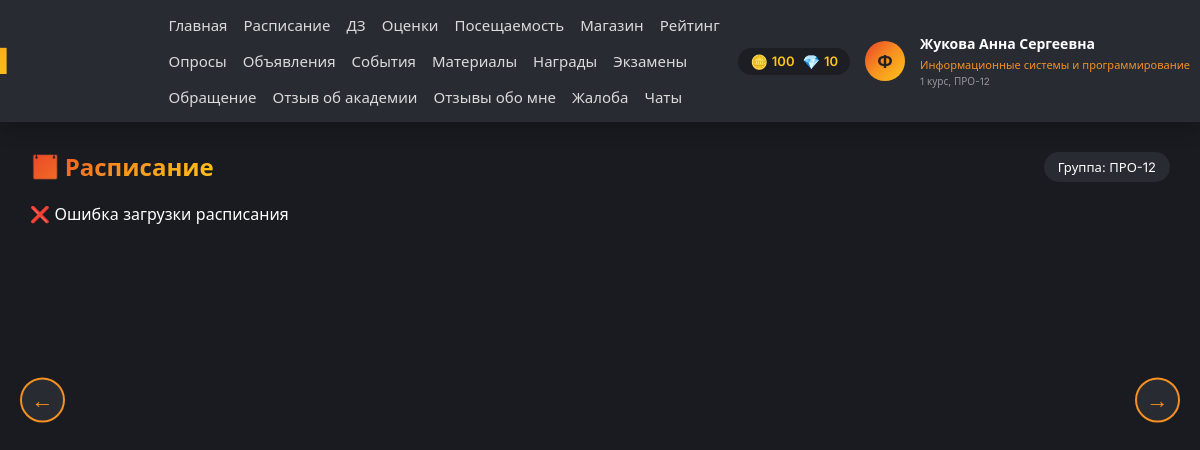
The app's page /schedule/ (signed in), older data.
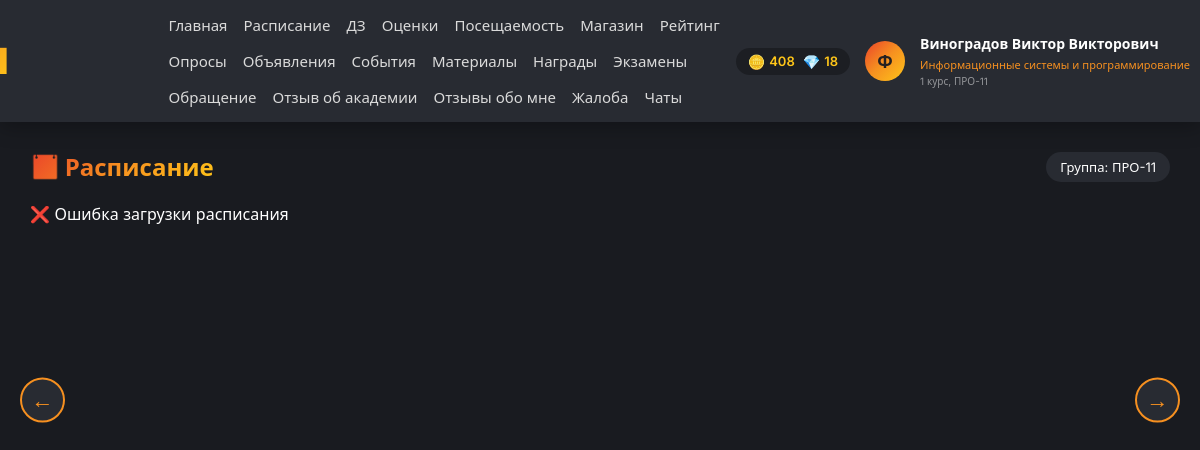
The same page, newer data.
### app/models.py (models this page shows, shortened)
class Autoriz(models.Model):
    user = models.CharField(unique=True, max_length=30, blank=False, null=True, error_messages={'max_length': 'Длина имени не может содержать более 30 символов', 'blank': 'Напишите имя.', 'null': 'Напишите имя.'}, verbose_name='Имя аккаунта')
    password = models.CharField(max_length=120, blank=False, null=False, error_messages={'max_length': 'Длина пароля не может содержать более 40 символов', 'blank': 'Напишите пароль.', 'null': 'Напишите пароль.'}, verbose_name='Пароль от аккаунта')
    email = models.EmailField(unique=True, max_length=100, blank=False, null=False, error_messages={'max_length': 'Длина почты не может содержать более 100 символов', 'blank': 'Напишите почту.', 'null': 'Напишите почту.'}, verbose_name='Почта от аккаунта')
    birth_date = models.DateField(null=True, blank=True, verbose_name='Дата рождения')
    gender = models.CharField(max_length=1, choices=[('M', 'Мужской'), ('F', 'Женский')], blank=True, verbose_name='Пол')
    phone = models.CharField(max_length=20, blank=True, verbose_name='Номер телефона')
    hide_phone = models.BooleanField(default=False, verbose_name='Скрыть номер телефона')
    class Meta:
        db_table = 'List_of_users'
        verbose_name = 'Пользователь'
        verbose_name_plural = 'Пользователи'
    def get_full_name(self):
        try:
            student = Student.objects.get(autoriz=self)
            return f"{student.surname} {student.name} {student.patronymic}".strip()
        except Student.DoesNotExist:
            try:
                professor = Professor.objects.get(autoriz=self)
                return f"{professor.surname} {professor.name} {professor.patronymic}".strip()
            except Professor.DoesNotExist:
                try:
                    staff = AcademicStaff.objects.get(autoriz=self)
                    return f"{staff.surname} {staff.name} {staff.patronymic}".strip()
                except AcademicStaff.DoesNotExist:
                    return self.user

class Student(models.Model):
    name = models.CharField(max_length=30, blank=False, null=False, verbose_name='Имя студента')
    surname = models.CharField(max_length=30, blank=False, null=False, verbose_name='Фамилия студента')
    patronymic = models.CharField(max_length=40, blank=False, null=False, verbose_name='Отчество студента')
    autoriz = models.ForeignKey(Autoriz, on_delete=models.CASCADE, verbose_name='Пользователь')
    group = models.ForeignKey(Group, on_delete=models.CASCADE, null=True, blank=True, verbose_name='Группа')
    class Meta:
        db_table = 'List_of_students'
        verbose_name = 'Студент'
        verbose_name_plural = 'Студенты'

class Group(models.Model):
    name = models.CharField(max_length=20, verbose_name='Название группы')
    course = models.ForeignKey(Course, on_delete=models.CASCADE, verbose_name='Курс')
    direction = models.ForeignKey(Direction, on_delete=models.CASCADE, verbose_name='Направление')
    academic_year = models.CharField(max_length=9, verbose_name='Учебный год')
    class Meta:
        db_table = 'List_of_groups'
        verbose_name = 'Группа'
        verbose_name_plural = 'Группы'
        unique_together = ['course', 'direction', 'name']

### app/views.py (the view)
# urls.py: path('schedule/', views.schedule_view, name='schedule_view'),
def schedule_view(request, group_id=None):
    if 'user_id' not in request.session:
        return redirect('autoriz_view')
    context = get_user_context(request)
    user = context.get('user')
    group = None
    schedules = []
    try:
        student = Student.objects.get(autoriz=user)
        group = student.group
        context['user_role'] = 'student'
        schedules = Schedule.objects.filter(group=group, is_active=True).order_by('-week_start_date')
        weekdays = [(1, 'Понедельник'), (2, 'Вторник'), (3, 'Среда'), (4, 'Четверг'), (5, 'Пятница'), (6, 'Суббота'), (7, 'Воскресенье')]
        context['schedules'] = schedules
        context['group'] = group
        context['weekdays'] = weekdays
        return render(request, 'schedule.html', context)
    except Student.DoesNotExist:
        try:
            professor = Professor.objects.get(autoriz=user)
            context['user_role'] = 'professor'
            return render(request, 'schedule_professor.html', context)
        except Professor.DoesNotExist:
            try:
                staff = AcademicStaff.objects.get(autoriz=user)
                context['user_role'] = 'academic_staff'
                if group_id:
                    group = get_object_or_404(Group, id=group_id)
                else:
                    groups = Group.objects.all()
                    if groups.exists():
                        group = groups.first()
                if group:
                    schedules = Schedule.objects.filter(group=group, is_active=True).order_by('-week_start_date')
                weekdays = [(1, 'Понедельник'), (2, 'Вторник'), (3, 'Среда'), (4, 'Четверг'), (5, 'Пятница'), (6, 'Суббота'), (7, 'Воскресенье')]
                context['schedules'] = schedules
                context['group'] = group
                context['weekdays'] = weekdays
                return render(request, 'schedule.html', context)
            except AcademicStaff.DoesNotExist:
                return redirect('main_view')

### templates/schedule.html (shortened to what this page needs)
{% extends 'base.html' %}
{% load static %}
{% block extra_css %}
<link rel="stylesheet" href="{% static 'css/schedule.css' %}">
{% endblock %}
{% block content %}
<div class="schedule-container">
    <div class="page-header">
        <h1 class="page-title">📅 Расписание</h1>
        <div class="group-info">Группа: {{ group.name }}</div>
    </div>
    <div id="scheduleContent"></div>
    <div class="go-to-today-wrapper">
    </div>
</div>
<button class="nav-button prev" id="prevWeekBtn">←</button>
<button class="nav-button next" id="nextWeekBtn">→</button>
{% endblock %}

### templates/base.html (shortened to what this page needs)
{% load static %}
<!DOCTYPE html>
<html lang="ru">
<head>
    <link rel="stylesheet" href="https://cdnjs.cloudflare.com/ajax/libs/font-awesome/6.4.0/css/all.min.css">
    <link rel="stylesheet" href="{% static 'css/main.css' %}">
    {% block extra_css %}{% endblock %}
</head>
<body>
    <header class="header">
        <div class="header-content">
            <div class="logo">Journal</div>
            <nav class="nav-menu">
                <a href="{% url 'main_view' %}">Главная</a>
                {% if user_role == 'student' %}
                    <a href="{% url 'schedule_view' %}">Расписание</a>
                    <a href="{% url 'homework_list_view' %}">ДЗ</a>
                    <a href="{% url 'estimation_view' %}">Оценки</a>
                    <a href="{% url 'attendance_list_view' %}">Посещаемость</a>
                    <a href="{% url 'shop_view' %}">Магазин</a>
                    <a href="{% url 'leaderboard_view' %}">Рейтинг</a>
                    <a href="{% url 'polls_view' %}">Опросы</a>
                    <a href="{% url 'announcements_view' %}">Объявления</a>
                    <a href="{% url 'events_view' %}">События</a>
                    <a href="{% url 'educational_materials_view' %}">Материалы</a>
                    <a href="{% url 'user_reward_list_view' %}">Награды</a>
                    <a href="{% url 'exam_list_view' %}">Экзамены</a>
                    <a href="{% url 'appeal_view' %}">Обращение</a>
                    <a href="{% url 'review_view' %}">Отзыв об академии</a>
                    <a href="{% url 'student_reviews_view' %}">Отзывы обо мне</a>
                    <a href="{% url 'complaint_view' %}">Жалоба</a>
                    <a href="{% url 'chat_list_view' %}">Чаты</a>
                {% endif %}
            </nav>
            <div class="user-info">
                {% if user_role == 'student' %}
                <div class="user-currencies">
                    <div class="currency-item">
                        <span class="currency-icon">🪙</span>
                        <span class="currency-value">{{ topcoins|default:"0" }}</span>
                    </div>
                    <div class="currency-item">
                        <span class="currency-icon">💎</span>
                        <span class="currency-value">{{ topgems|default:"0" }}</span>
                    </div>
                </div>
                {% endif %}
                {% if user_avatar %}
                    <img src="{{ user_avatar }}" alt="avatar" class="user-avatar">
                {% else %}
                    <div class="user-avatar-placeholder">Ф</div>
                {% endif %}
                <div class="user-details">
                    <span class="user-name">{{ user.get_full_name|default:user.user }}</span>
                    {% if user_role == 'student' and student_info %}
                        <div class="user-meta-group">
                            <span class="user-meta-direction">{{ student_info.direction }}</span>
                            <span class="user-meta-course">{{ student_info.course }} курс, {{ student_info.group }}</span>
                        </div>
                    {% elif user_role == 'professor' and professor_info %}
                        <span class="user-meta">{{ professor_info.subject }}</span>
                    {% elif user_role == 'academic_staff' and staff_info %}
                        <span class="user-meta">{{ staff_info.position }}</span>
                    {% endif %}
                </div>
            </div>
        </div>
    </header>
    <div class="container">
        {% block content %}{% endblock %}
    </div>
</body>
</html>

Row changes from the older to the newer data that the page shows:
no longer on this page (row unchanged): Group: group "ПРО-12", name "ПРО-12"
changed Autoriz: get_full_name "Жукова Анна Сергеевна" → "Виноградов Виктор Викторович"
now on this page (row unchanged): Group: group "ПРО-11", name "ПРО-11"
Text that changed along with them:
{{ topcoins|default:"0" }}: "100" → "408"
{{ topgems|default:"0" }}: "10" → "18"
